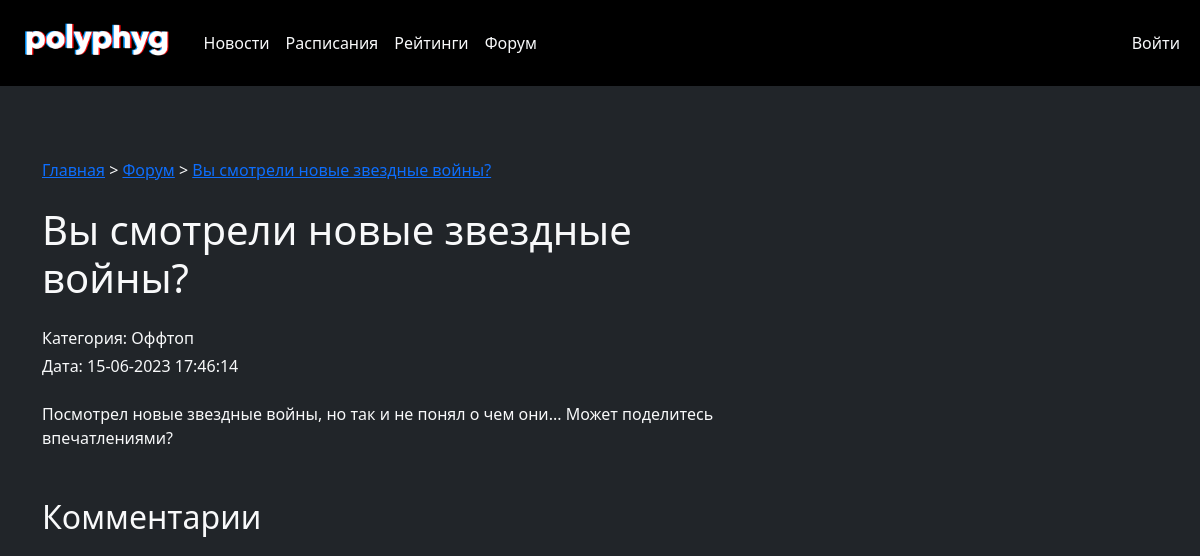
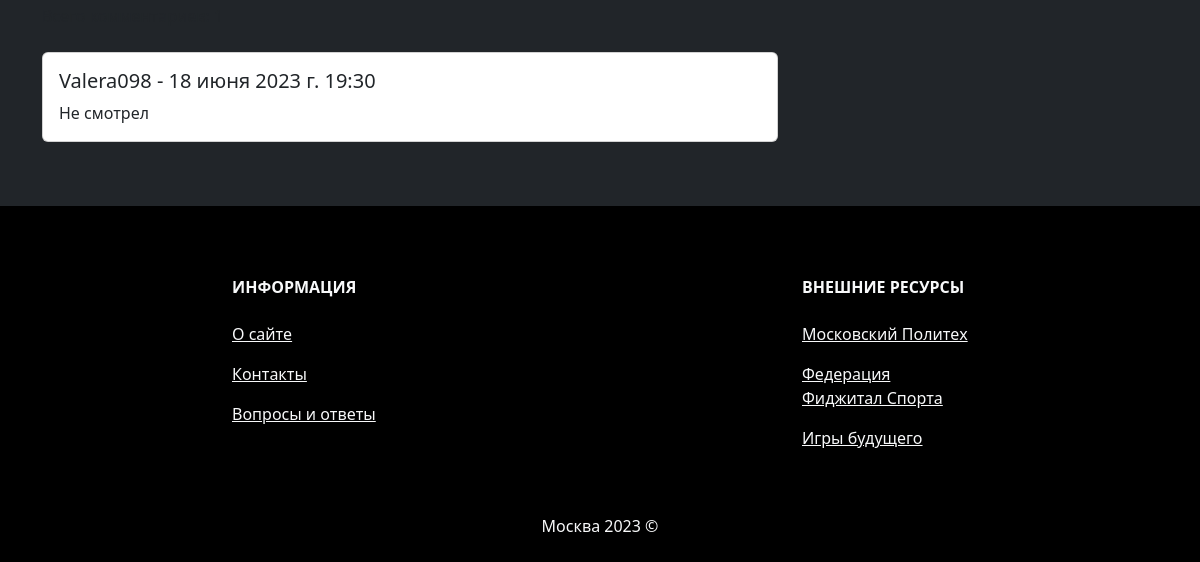
Before: /forum/thread/1 with the older database file (2 pictures, top to bottom).
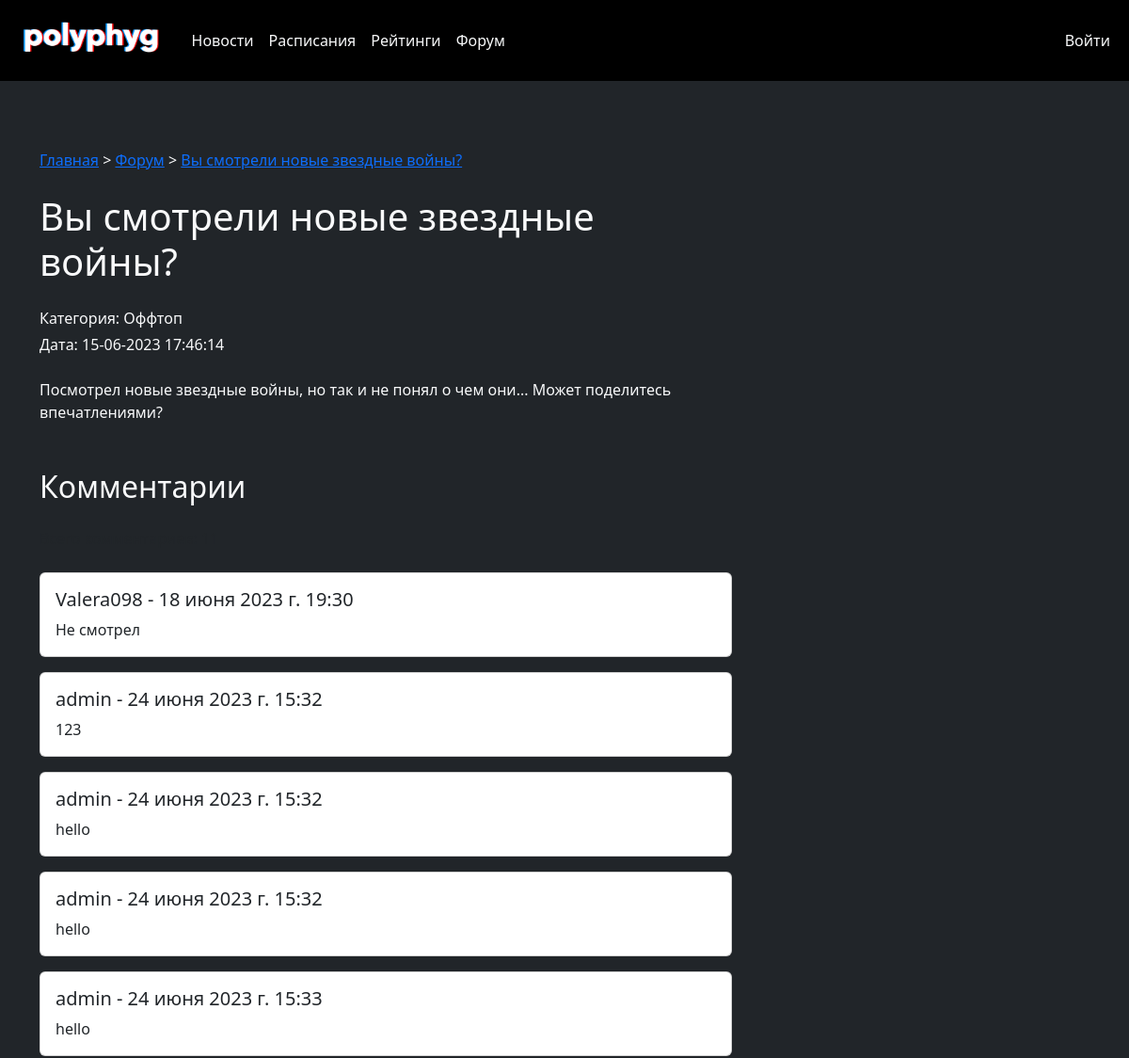
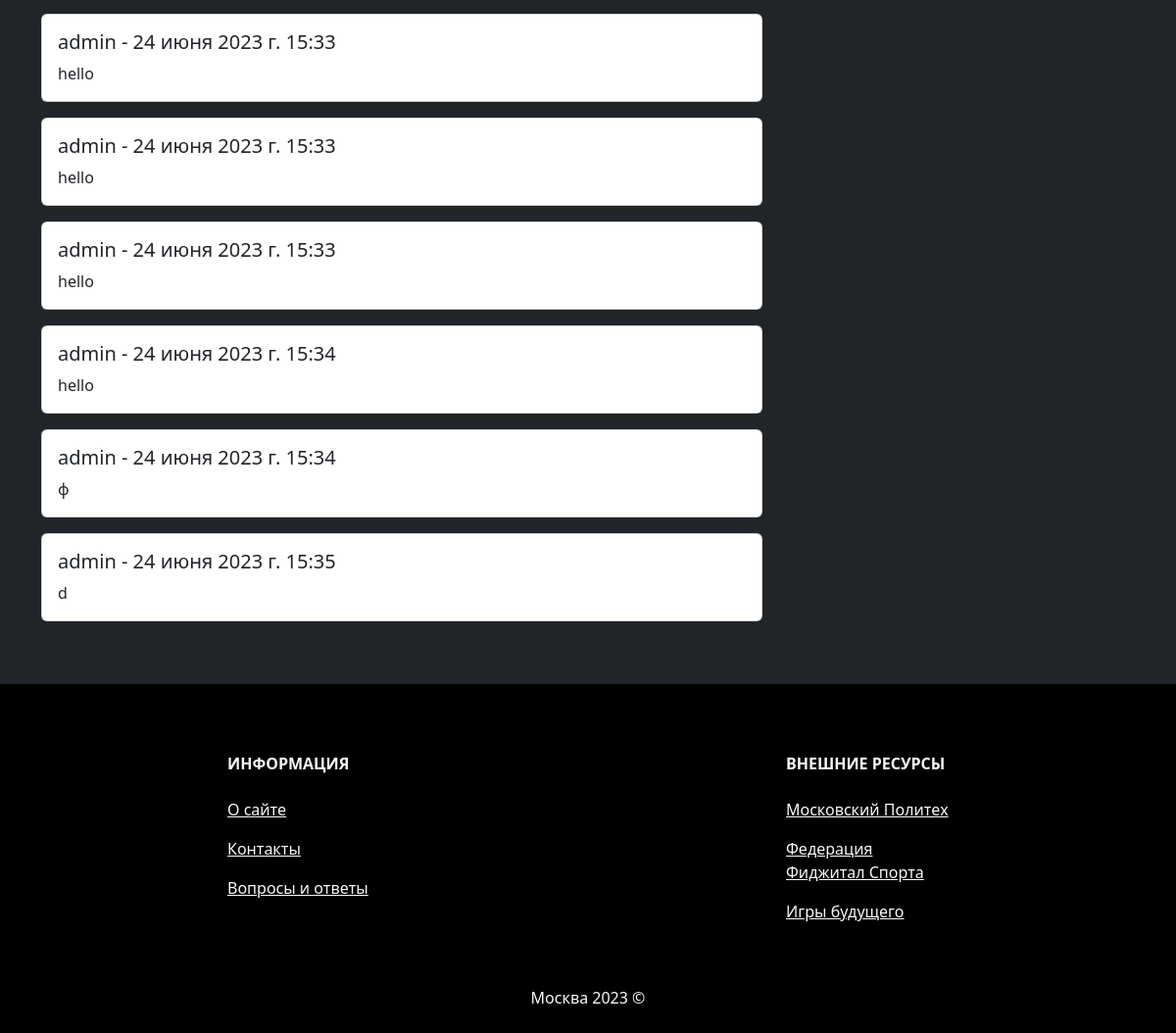
After: the same page with the newer database file (2 pictures, top to bottom).
### forumblock/models.py (models this page shows, shortened)
class Topic(models.Model):
    title = models.CharField(max_length=60, verbose_name = 'Заголовок обсуждения')
    slug = models.SlugField(max_length=255, unique=True, db_index=True, verbose_name='URL')
    topic_category_id = models.ForeignKey('Topic_Category', on_delete=models.CASCADE, null=True, verbose_name = 'Категория обсуждения')
    time_created = models.DateTimeField(auto_now_add=True, verbose_name = 'Дата публикации')
    content = models.TextField(max_length=15000, verbose_name = 'Текст обсуждения')
    is_closed = models.BooleanField(default=False, verbose_name='Отображение')
    user_id = models.ForeignKey(User, on_delete=models.PROTECT, blank=False, null=False, verbose_name = 'ID создателя обсуждения')
    class Meta:
        verbose_name = 'Обсуждение'
        verbose_name_plural = 'Обсуждения'
        ordering = ['-time_created', 'title']

class Topic_Category(models.Model):
    name = models.CharField(max_length=25, verbose_name = 'Категория обсуждения')
    discription = models.TextField(max_length=100, verbose_name='Описание категории')
    class Meta:
        verbose_name = 'Категория обсуждения'
        verbose_name_plural = 'Категории обсуждения'
        ordering = ['name']

class Topic_Comment(models.Model):
    topic_id = models.ForeignKey(Topic, on_delete=models.PROTECT, verbose_name='Обсуждение')
    user_id = models.ForeignKey(User, on_delete=models.PROTECT, verbose_name='Пользователь')
    time_created = models.DateTimeField(auto_now_add=True, verbose_name='Дата публикации')
    content = models.TextField(max_length=350, verbose_name='Текст комментария')
    class Meta:
        verbose_name = 'Комментарий'
        verbose_name_plural = 'Комментарии'
        ordering = ['time_created']

### forumblock/views.py (the view, shortened to what this page needs)
# urls.py: path('forum/thread/<int:id>', show_thread, name='thread'),
def show_thread(request, id):
    thread = get_object_or_404(Topic, id=id)
    comments = Topic_Comment.objects.filter(topic_id=thread.id)
    form = TopicCommentForm()
    context = {
        'title': thread.title,
        'thread': thread,
        'comments': comments,
        'form': form,
    }
    return render(request, 'forumblock/thread.html', context=context)

### polyphygital/context_processors.py (called while the page is built)
def user_extended_context_processor(request):
    is_player = Player.objects.filter(user_id__id=request.user.id).exists()
    return {
        'is_player': is_player,
    }

### forumblock/templates/forumblock/thread.html (shortened to what this page needs)
{% extends 'newsblock/base.html' %} {% block content %}
<div class="container bg-dark py-5">
  <nav class="breadcrumbs mt-4 mb-4">
    <a href="{% url 'homepage' %}">Главная</a> &gt;
    <a href="{% url 'forum' %}">Форум</a> &gt; <a href="">{{title}} </a>
  </nav>
  <div class="row">
    <div class="col-md-8">
      <h1 class="mb-4">{{title}}</h1>
      <div class="mb-4">
        <p class="mb-1">Категория: {{thread.topic_category_id.name}}</p>
        <p>
          Дата: {{thread.time_created|date:"d-m-Y H:i:s"}}
        </p>
      </div>
      <div class="mb-5">{{thread.content}}</div>
      <h2 class="mb-4">Комментарии</h2>
      <div class="mb-4">
        <p class="text-muted">Всего комментариев: {{comments.count}}</p>
      </div>
      <div>
        {% for c in comments %}
        <div class="card mb-3">
          <div class="card-body">
            <h5 class="card-title">{{c.user_id}} - {{c.time_created}}</h5>
            <p class="card-text">{{c.content}}</p>
          </div>
        </div>
        {% endfor %}
      </div>
    </div>
  </div>
</div>
{% endblock %}

### newsblock/templates/newsblock/base.html (shortened to what this page needs)
{% load static %}
<!DOCTYPE html>
<html lang="ru">
<head>
	<link href="https://cdn.jsdelivr.net/npm/bootstrap@5.3.0/dist/css/bootstrap.min.css" rel="stylesheet">
</head>
<body class="bg-dark text-light">
<header>
<nav class="navbar navbar-expand-lg bg-black">
  <div class="container-fluid">
    <a class="navbar-brand" href="{% url 'homepage' %}">
        <img src="/media/service/logo_white.png" class="img" style="max-height: 60px" alt="...">
    </a>
    <div class="collapse navbar-collapse" id="navbarSupportedContent">
      <ul class="navbar-nav w-100 me-auto mb-2 mb-lg-0">
        <li class="nav-item">
          <a class="nav-link text-light" href="{% url 'newspage' %}">Новости</a>
        </li>
        <li class="nav-item">
            <a class="nav-link text-light" href="{% url 'shedule' %}">Расписания</a>
          </li>
          <li class="nav-item">
            <a class="nav-link text-light" href="{% url 'ratings' %}">Рейтинги</a>
          </li>
          <li class="nav-item">
            <a class="nav-link text-light" href="{% url 'forum' %}">Форум</a>
          </li>
          {% if user.is_authenticated %}
          <li class="nav-item">
            <a class="nav-link text-light" href="{% url 'profile' %}">Профиль</a>
          </li>
          <li class="nav-item">
            <a class="nav-link text-light" href="{% url 'logout' %}">Выйти</a>
          </li>
          {% else %}
          <li class="nav-item">
            <a class="nav-link text-light" href="{% url 'login' %}">Войти</a>
          </li>
          {% endif %}
        </ul>
    </div>
  </div>
</nav>
</header>
<div class = "content" style="background-image: url(media/service/fgjr3.svg) background-size: cover; background-repeat: no-repeat;">
{% block content %}{% endblock %}
</div>
<footer class="text-center text-lg-start bg-black text-light">
      <div>
      </div>
    <section class="">
      <div class="container text-center text-md-start mt-5">
        <div class="row mt-3">
          <div class="col-md-2 col-lg-2 col-xl-2 mx-auto mb-4">
            <h6 class="text-uppercase fw-bold mb-4">
              Информация
            </h6>
            <p>
              <a href="#!" class="text-reset">О сайте</a>
            </p>
            <p>
              <a href="#!" class="text-reset">Контакты</a>
            </p>
            <p>
              <a href="#!" class="text-reset">Вопросы и ответы</a>
            </p>
          </div>
          <div class="col-md-3 col-lg-2 col-xl-2 mx-auto mb-4">
            <h6 class="text-uppercase fw-bold mb-4">
              Внешние ресурсы
            </h6>
            <p>
              <a href="#!" class="text-reset">Московский Политех</a>
            </p>
            <p>
              <a href="#!" class="text-reset">Федерация Фиджитал Спорта</a>
            </p>
            <p>
              <a href="#!" class="text-reset">Игры будущего</a>
            </p>
          </div>
        </div>
      </div>
    </section>
    <div class="text-center p-4" style="background-color: rgba(0, 0, 0, 0.05);">
      Москва 2023 ©
    </div>
  </footer>
</body>
</html>

Changed rows visible on the page:
added Topic_Comment: user_id "admin", time_created "24 июня 2023 г. 15:32", content "123"
added Topic_Comment: user_id "admin", time_created "24 июня 2023 г. 15:32", content "hello"
added Topic_Comment: user_id "admin", time_created "24 июня 2023 г. 15:32", content "hello"
added Topic_Comment: user_id "admin", time_created "24 июня 2023 г. 15:33", content "hello"
added Topic_Comment: user_id "admin", time_created "24 июня 2023 г. 15:33", content "hello"
added Topic_Comment: user_id "admin", time_created "24 июня 2023 г. 15:33", content "hello"
added Topic_Comment: user_id "admin", time_created "24 июня 2023 г. 15:33", content "hello"
added Topic_Comment: user_id "admin", time_created "24 июня 2023 г. 15:34", content "hello"
added Topic_Comment: user_id "admin", time_created "24 июня 2023 г. 15:34", content "ф"
added Topic_Comment: user_id "admin", time_created "24 июня 2023 г. 15:35", content "d"
